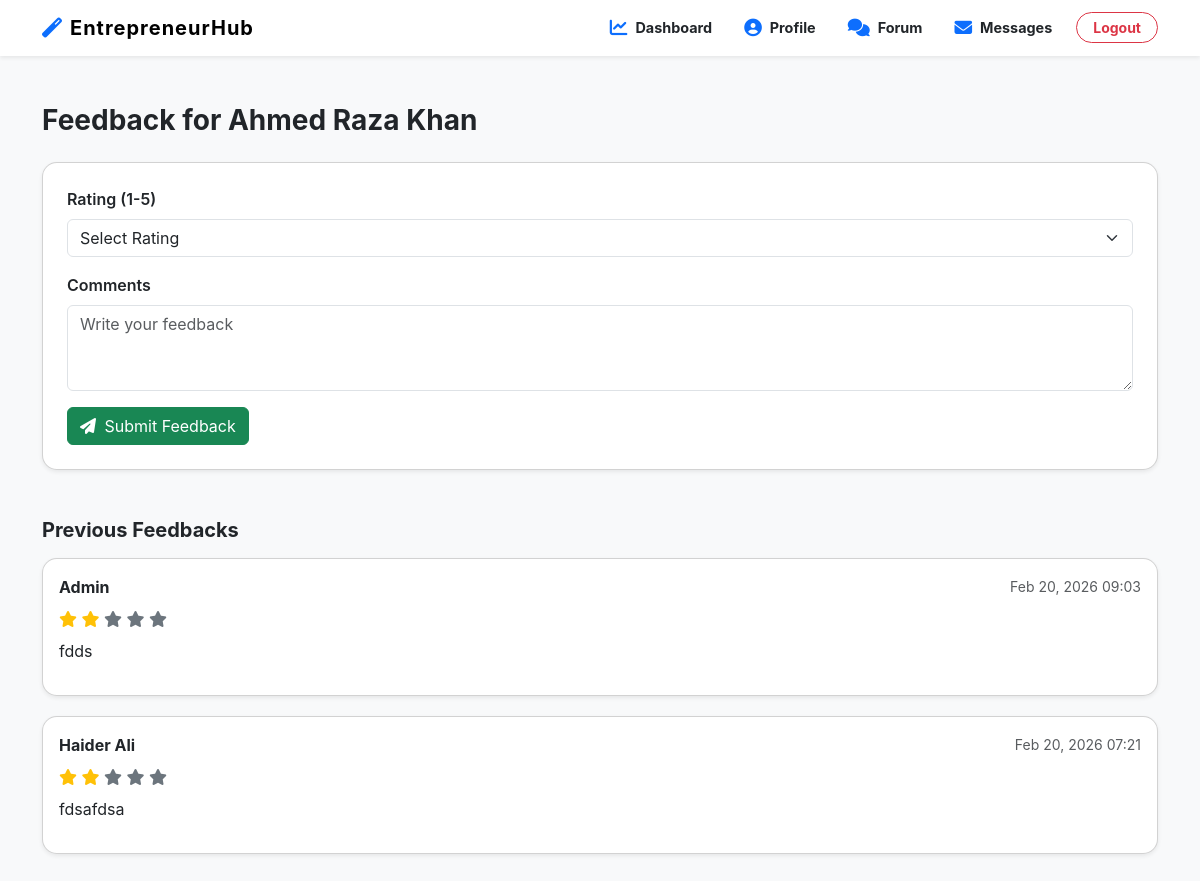
The page /feedback_agent.php?agent_id=1 (signed in) on the database its author committed.
### tables this page shows
CREATE TABLE `users` (
  `id` int(11) NOT NULL,
  `full_name` varchar(100) NOT NULL,
  `username` varchar(50) NOT NULL,
  `email` varchar(100) NOT NULL,
  `password` varchar(255) NOT NULL,
  `dob` date DEFAULT NULL,
  `cnic` varchar(15) DEFAULT NULL,
  `contact_number` varchar(20) DEFAULT NULL,
  `address` text DEFAULT NULL,
  `is_active` tinyint(1) DEFAULT 1,
  `created_at` timestamp NOT NULL DEFAULT current_timestamp(),
  `updated_at` timestamp NOT NULL DEFAULT current_timestamp() ON UPDATE current_timestamp(),
  `role` enum('user','agent') NOT NULL DEFAULT 'user',
  `expertise_area` varchar(255) DEFAULT NULL,
  `experience_years` int(11) DEFAULT NULL,
  `bio` text DEFAULT NULL,
  `website` varchar(255) DEFAULT NULL,
  `linkedin` varchar(255) DEFAULT NULL
);

CREATE TABLE `feedback` (
  `feedback_id` int(11) NOT NULL,
  `from_user_id` int(11) DEFAULT NULL,
  `to_agent_id` int(11) NOT NULL,
  `rating` int(11) NOT NULL CHECK (`rating` between 1 and 5),
  `comments` text DEFAULT NULL,
  `submitted_at` timestamp NOT NULL DEFAULT current_timestamp()
);

### feedback_agent.php (the view, shortened to what this page needs)
<?php
include('config.php');
$agent_id = intval($_GET['agent_id']);
$agent_res = mysqli_query($conn, "SELECT full_name FROM users WHERE id = $agent_id AND role = 'agent'");
$agent = mysqli_fetch_assoc($agent_res);
$feedbacks = mysqli_query($conn, "
    SELECT f.*, u.full_name AS from_user_name
    FROM feedback f
    LEFT JOIN users u ON f.from_user_id = u.id
    WHERE f.to_agent_id = $agent_id
    ORDER BY f.submitted_at DESC
");
?>
<!DOCTYPE html>
<html lang="en">
<head>
<link href="https://cdn.jsdelivr.net/npm/bootstrap@5.3.0/dist/css/bootstrap.min.css" rel="stylesheet">
<link rel="stylesheet" href="https://cdnjs.cloudflare.com/ajax/libs/font-awesome/6.4.0/css/all.min.css">
</head>
<body>
<?php include('navbar.php'); ?>
<div class="container mt-5 mb-5">
    <h3 class="fw-bold mb-4">Feedback for <?= htmlspecialchars($agent['full_name']) ?></h3>
    <div class="card shadow-sm feedback-card p-4">
        <form method="POST">
            <div class="mb-3">
                <label class="form-label fw-semibold">Rating (1-5)</label>
                <select name="rating" class="form-select" required>
                    <option value="">Select Rating</option>
                </select>
            </div>
            <div class="mb-3">
                <label class="form-label fw-semibold">Comments</label>
                <textarea name="comments" class="form-control" rows="3" placeholder="Write your feedback" required></textarea>
            </div>
            <button type="submit" class="btn btn-success"><i class="fas fa-paper-plane me-1"></i> Submit Feedback</button>
        </form>
    </div>
    <h5 class="mt-5 mb-3 fw-bold">Previous Feedbacks</h5>
    <?php if(mysqli_num_rows($feedbacks) > 0): ?>
        <?php while($f = mysqli_fetch_assoc($feedbacks)): ?>
            <div class="card shadow-sm feedback-card p-3">
                <div class="d-flex justify-content-between align-items-center mb-2">
                    <strong><?= $f['from_user_name'] ?? 'Admin' ?></strong>
                    <small class="text-muted"><?= date('M d, Y H:i', strtotime($f['submitted_at'])) ?></small>
                </div>
                <div>
                    <?php for($i=1; $i<=5; $i++): ?>
                        <i class="fas fa-star rating-star <?= $i <= $f['rating'] ? '' : 'text-secondary' ?>"></i>
                    <?php endfor; ?>
                </div>
                <p class="mt-2"><?= htmlspecialchars($f['comments']) ?></p>
            </div>
        <?php endwhile; ?>
    <?php else: ?>
        <div class="alert alert-info">No feedbacks submitted yet for this agent.</div>
    <?php endif; ?>
</div>
</body>
</html>

### feedback_agent.php (style rules this page uses)
body { background: #f8f9fa; font-family: 'Inter', sans-serif; }
.feedback-card { border-radius: 15px; margin-bottom: 20px; }
.rating-star { color: #ffc107; }

### rows shown on the page
users: full_name "Ahmed Raza Khan"
feedback: from_user_name "Admin", submitted_at "Feb 20, 2026 09:03", rating 2 (drawn), comments "fdds"
feedback: from_user.full_name "Haider Ali", submitted_at "Feb 20, 2026 07:21", rating 2 (drawn), comments "fdsafdsa"
